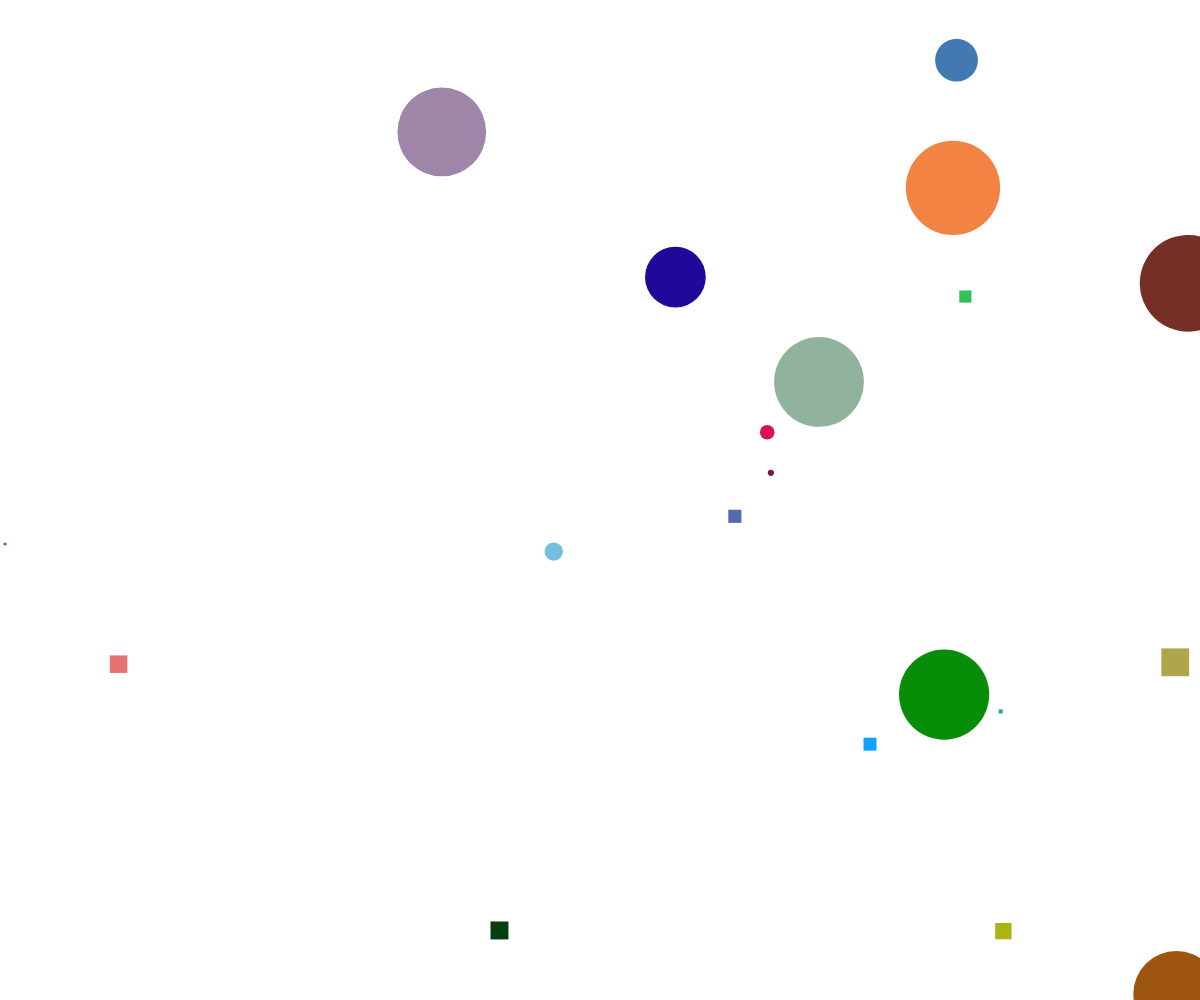
Frame 1 (no input)
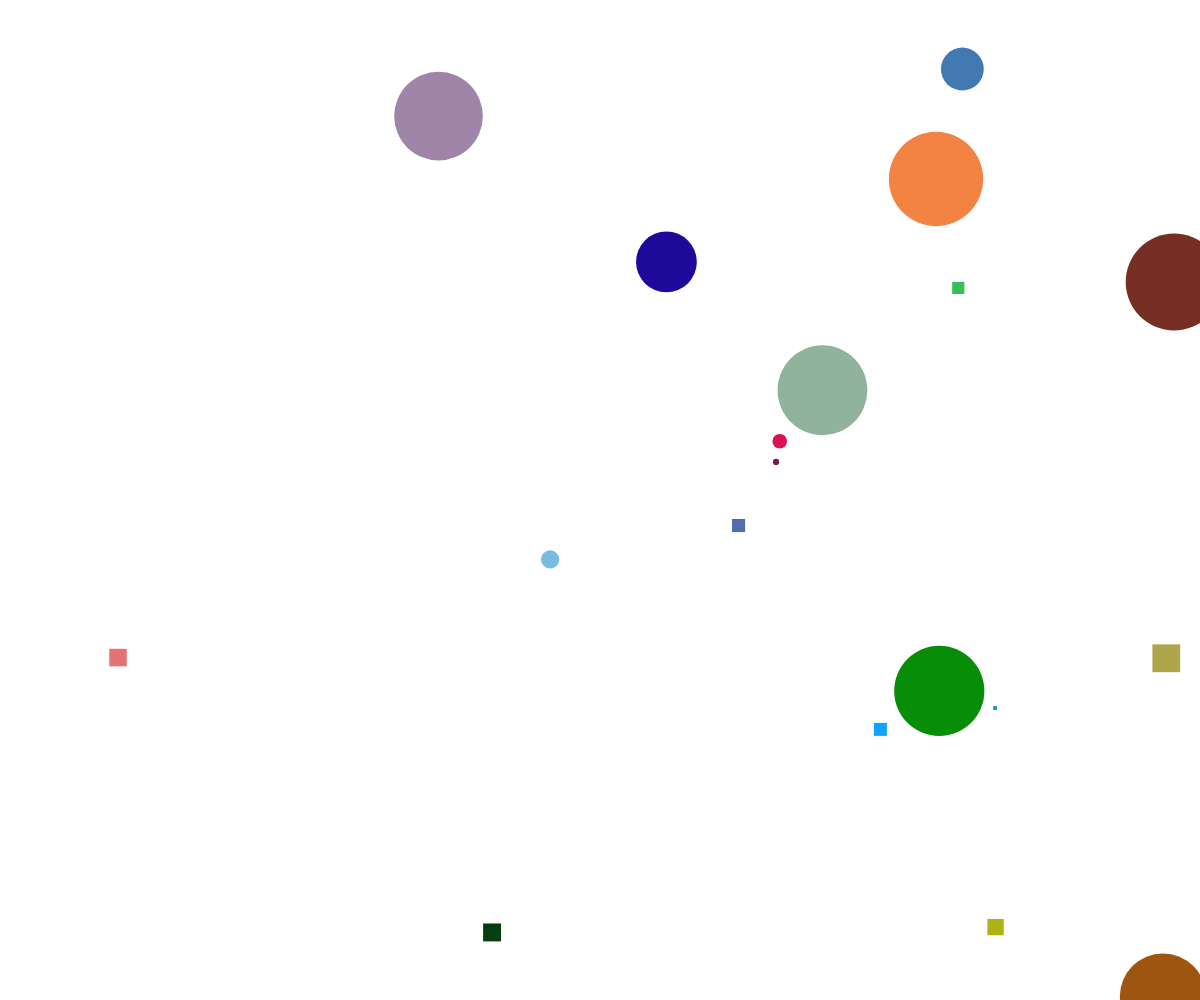
Frame 60 (no input)
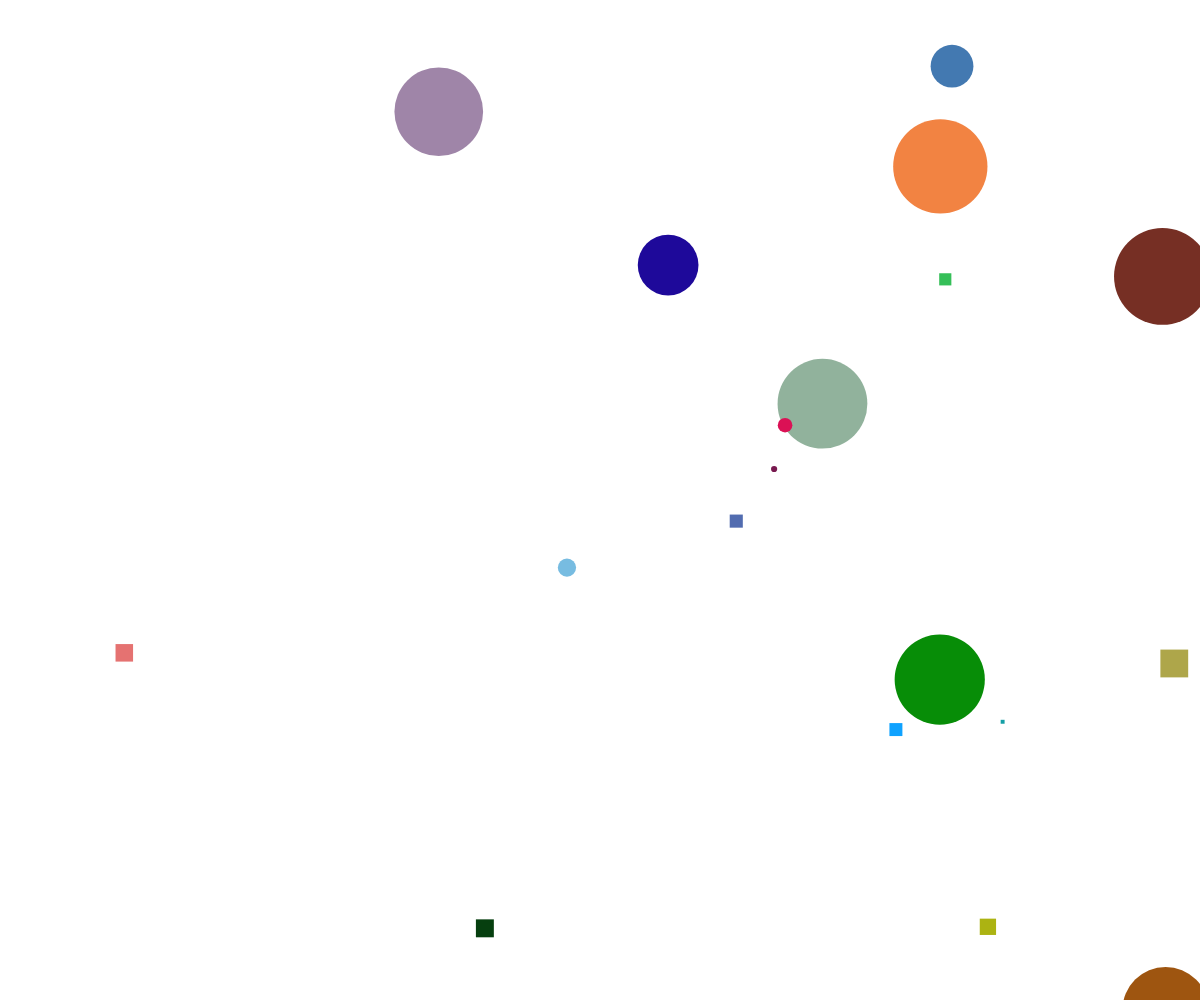
Frame 120 (the mouse pressed at the canvas centre since frame 60)

The p5.js sketch that drew these frames (run headless with seeded random() and noise() and a simulated clock; from frame 60 on, the mouse is pressed at the canvas centre):

// p5.js sketch
// ── sketch.js
// Shape Inheritence

let shapes = [];

function setup() {
  createCanvas(windowWidth, windowHeight);

  for (let i = 0; i < 20; i++) {
    let choice = random(100);
    if (choice < 50) {
      let theColor = color(random(255), random(255), random(255));
      let aShape = new Circle(random(width), random(height), theColor, random(50));
      shapes.push(aShape);
    }
    else {
      let theColor = color(random(255), random(255), random(255));
      let aShape = new Square(random(width), random(height), theColor, random(50));
      shapes.push(aShape);
    }
  }
}

function draw() {
  background("white");

  for (let shape of shapes) {
    shape.move();
    shape.display();
  }
}

class Shape {
  constructor(x, y, color) {
    this.x = x;
    this.y = y;
    this.color = color;
  }

  display() {
    fill(this.color);
    noStroke();
  }

  move() {
    this.x += random(-2, 2);
    this.y += random(-2, 2);
  }
}

class Circle extends Shape {
  constructor(x, y, color, radius) {
    super(x, y, color);
    this.radius = radius;
  }

  display() {
    super.display();
    circle(this.x, this.y, this.radius * 2);
  }
}

class Square extends Shape {
  constructor(x, y, color, length) {
    super(x, y, color);
    this.length = length;
  }

  display() {
    super.display();
    rectMode(CENTER);
    square(this.x, this.y, this.length);
  }
}
